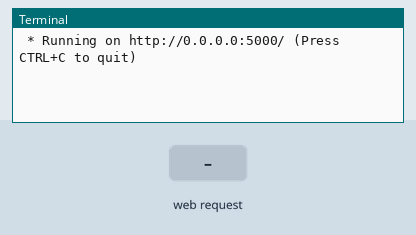
The program below on a simulated Raspberry Pi (BCM pin numbers). On the bench: the last lines printed to the terminal. Inputs (shaded band) come from the test bench. Web requests get an empty 200 reply after 0.4 s; the clock reads 2024-03-15 10:24:30 at power-on unless the program sets it.

Above: at 1.6 s.
1.7 s: HTTP request for / received
At 2.2 s:
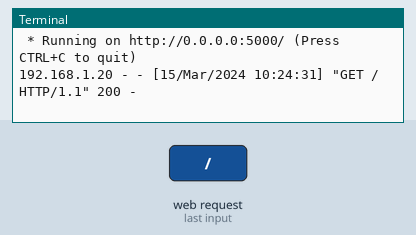
3.2 s: HTTP request for / received with the fields comando=0
At 4.6 s:
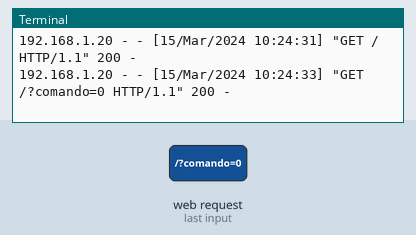

The program:

app.py
```python
from flask import Flask, render_template, request
from Adafruit_IO import Client

# Configuração do adafruit
adafruit_Username = "Dalonso"  # change to your username
adafruit_Key = "aio_ClzS14KFNXbYHWmoD7jmqr0qnbXf"  # change to your adafruit key
adafruit_Feed = "testrpi"  # change to the name of your feed
# Inicializa o cliente mqtt com minhas informações do adafruit
client = Client(username=adafruit_Username, key=adafruit_Key)
client.send(adafruit_Feed, "1on")

app = Flask(__name__)


@app.route("/", methods=["GET"])
def index():
    return render_template("form.html")


@app.route("/", methods=["POST"])
def submit():
    comando = request.form["comando"]
    print(comando)
    client.send(adafruit_Feed, comando)

    return render_template("form.html")


if __name__ == "__main__":
    app.run(debug=True, host="0.0.0.0")
```

Measured:
- after the input at 1.7 s, the terminal: prints a new line at once (image 1)
- after the input at 3.2 s, the terminal: prints a new line at once (image 2)
